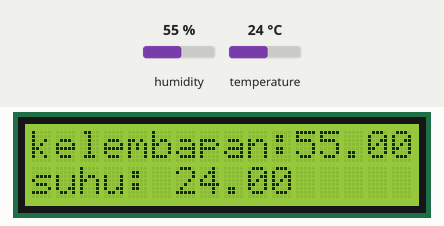
The sketch below on a simulated Arduino Uno, built with avr-gcc and run on an emulated ATmega328P. Shown: 16×2 character LCD. The inputs (shaded band) are chosen by the test bench; at power-on: humidity 55 %, temperature 24 °C. What the sketch prints to the serial monitor is not drawn.

Above: at 1.2 s.
1.3 s: humidity set to 22 %
At 2.7 s:
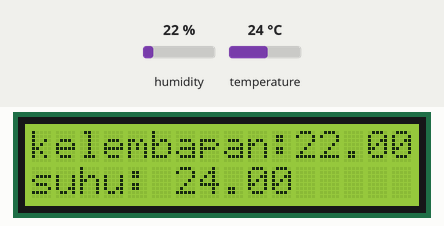
4.1 s: temperature set to 12 °C
At 5.6 s:
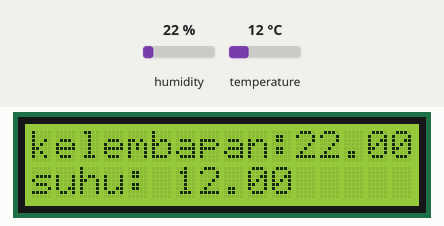
6.9 s: humidity set to 40 %
At 8.9 s:
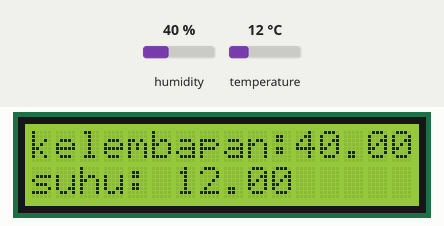
10.1 s: temperature set to 19 °C
At 11.8 s:
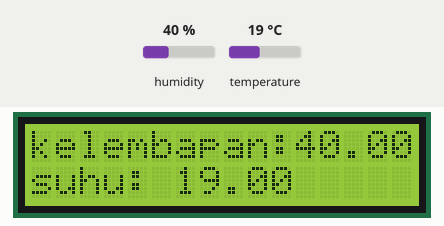
Timing chart, 0 to 13.3 s (numbered marks = the images above; inputs shaded):
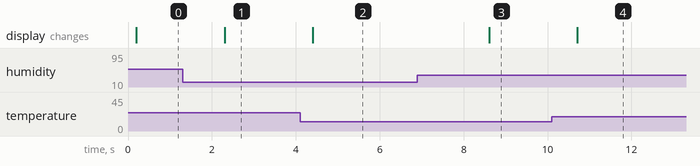

Measured:
- after the input at 1.3 s, the display: changes after 1.0 s (image 1)
- after the input at 4.1 s, the display: changes after 0.30 s (image 2)
- after the input at 6.9 s, the display: changes after 1.7 s (image 3)
- after the input at 10.1 s, the display: changes after 0.61 s (image 4)

The sketch:

arduino_lcdprintdht22.ino
```cpp
#include <DHT.h>
#include <LiquidCrystal_I2C.h>
int READER =2; // PIN GPIO14 ( D5 )
LiquidCrystal_I2C lcd(0x27 ,16 , 2);
DHT dht(READER, DHT22); // KONFIGURASI DHT

void setup() {
  Serial.begin(115200); // SERIAL BAUD
  pinMode(READER, INPUT);
  dht.begin();
  lcd.begin();
  lcd.backlight();
}

void loop() {
  float suhu = dht.readTemperature();
  float kelembapan = dht.readHumidity();
  Serial.println("Kelembapan: ");
  Serial.println(kelembapan);
  Serial.println("Temperatur Suhu: ");
  Serial.println(suhu);
  delay(100);
  lcd.setCursor(0,0);
  lcd.print("kelembapan: ");
  lcd.setCursor(11,0);
  lcd.print(kelembapan);
  lcd.setCursor(0,1);
  lcd.print("suhu: ");
  lcd.setCursor(6,6);
  lcd.print(suhu);

}
```
